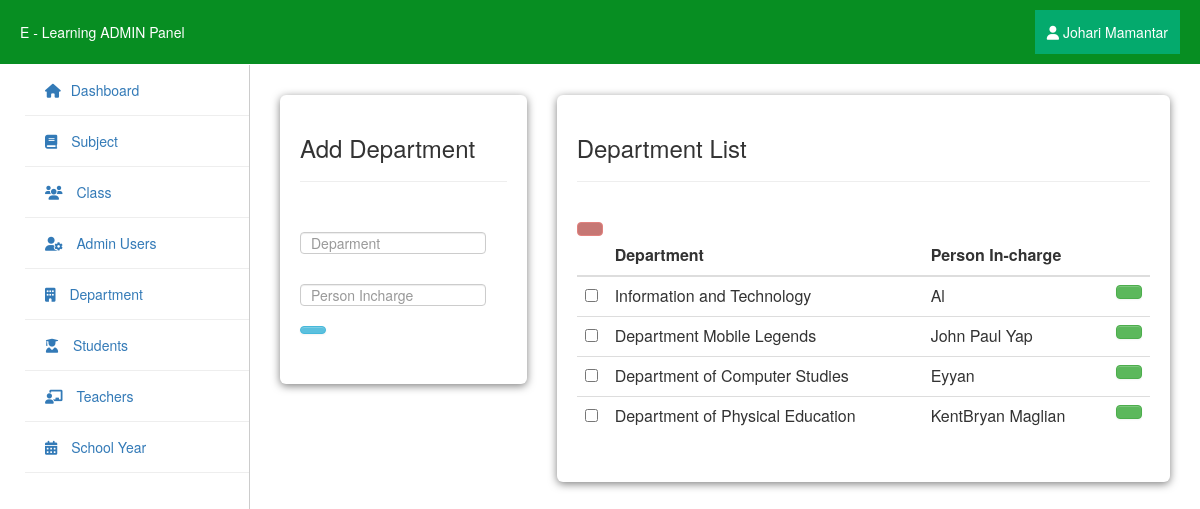
Screenshot of /php/admin/department.php (signed in) with the database file from the repository.
### tables this page shows
CREATE TABLE `users` (
  `user_id` int(11) NOT NULL,
  `username` varchar(255) NOT NULL,
  `password` varchar(255) NOT NULL,
  `firstname` varchar(255) NOT NULL,
  `lastname` varchar(255) NOT NULL
);

CREATE TABLE `department` (
  `department_id` int(11) NOT NULL,
  `department_name` varchar(255) NOT NULL,
  `dean` varchar(255) NOT NULL
);

### php/admin/session.php (called while the page is built, shortened)
<?php
$session_id=$_SESSION['id'];
?>

### php/admin/department.php (the view, shortened to what this page needs)
<?php include "navbar.php" ?>
<?php include "sidebar.php" ?>
<html>
<body class="column_style">
    <div class="main">
        <div class="card1">
            <h3>Add Department</h3>
            <hr>
            <br>
            <div class="stats-grid">
                <form method="post">
                    <div class="control-group">
                        <div class="controls">
                            <input class="input focused" id="focusedInput" name="d" type="text" placeholder="Deparment">
                        </div>
                    </div>
                    <div class="control-group">
                        <div class="controls">
                            <input class="input focused" id="focusedInput" name="pi" type="text"
                                placeholder="Person Incharge">
                        </div>
                    </div>
                    <div class="control-group">
                        <div class="controls">
                            <button name="save" class="btn btn-info"></button>
                        </div>
                    </div>
                </form>
            </div>
        </div>
        <div class="card2">
            <h3>Department List</h3>
            <hr>
            <br>
            <div class="stats-grid">
                <form action="delete_department.php" method="post">
                    <table cellpadding="0" cellspacing="0" border="0" class="table" id="example">
                        <a data-toggle="modal" href="#department_delete" id="deleteBtn" class="btn btn-danger"
                            name=""><ion-icon name="trash-outline"></ion-icon></a>
                        <thead>
                            <tr>
                                <th></th>
                                <th>Department</th>
                                <th>Person In-charge</th>
                                <th></th>
                            </tr>
                        </thead>
                        <tbody>
                            <?php
                            $user_query = mysqli_query($conn, "select * from department") or die;
                            while ($row = mysqli_fetch_array($user_query)) {
                                $id = $row['department_id'];
                                ?>
                                <tr>
                                    <td width="30">
                                        <input class="optionsCheckbox"  name="selector[]" type="checkbox"
                                            value="<?php echo $id; ?>">
                                    </td>
                                    <td><?php echo $row['department_name']; ?></td>
                                    <td><?php echo $row['dean']; ?></td>
                                    <td width="30"><a href="edit_department.php<?php echo '?id=' . $id; ?>"
                                            class="btn btn-success"><ion-icon name="create-outline"></ion-icon></a></td>
                                </tr>
                            <?php } ?>
                        </tbody>
                    </table>
                </form>
            </div>
        </div>
    </div>
</body>
</html>

### php/admin/navbar.php (shortened to what this page needs)
<?php include "header.php" ?>
<?php include "session.php" ?>
<html>
<div class="navbar-fixed-top">
    <div>E - Learning ADMIN Panel</div>
    <?php $query = mysqli_query($conn, "select * from users where user_id = '$session_id'") or die;
    $row = mysqli_fetch_array($query);
    ?>
    <div class="dropdown">
        <button class="dropbtn"> <i class="fa fa-user"></i>
            <?php echo $row['firstname'] . " " . $row['lastname']; ?></button>
    </div>
</div>
</html>

### php/admin/assets/datatables.css (style rules this page uses)
table.table { clear: both; margin-bottom: 6px !important; max-width: none !important; }

### php/admin/assets/style.css (style rules this page uses)
* { margin: 0; padding: 0; box-sizing: border-box; }
.controls .btn { height: 30px; width: 50px; }

### php/admin/assets/dashboard_style.css (style rules this page uses)
* { box-sizing: border-box; margin: 0; padding: 0; }
body { font-family: Arial, sans-serif; background: #f5f5f5; padding-top: 65px; }
.navbar-fixed-top { background-color: rgb(7, 142, 34); color: white; padding: 10px 20px; display: flex; justify-content: space-between; align-items: center; position: fixed; top: 0; left: 0; width: 100%; z-index: 1000; }
.main { margin-left: 250px; padding: 30px; }
.stats-grid { display: grid; grid-template-columns: repeat(auto-fit, minmax(180px, 1fr)); gap: 20px; }
.column_style .main { display: flex; flex-direction: row; margin-left: 250px; padding: 30px; }
.column_style .card1 { background: rgb(255, 255, 255); padding: 20px; border-radius: 6px; box-shadow: 0 2px 8px rgba(0, 0, 0, 0.5); width: 350px; height: fit-content; }
.column_style .card2 { background: rgb(255, 255, 255); padding: 20px; border-radius: 6px; box-shadow: 0 2px 8px rgba(0, 0, 0, 0.5); width: 900px; height: auto; margin-left: 30px; }
.column_style .stats-grid { display: grid; grid-template-columns: repeat(auto-fit, minmax(180px, 1fr)); gap: 20px; }
a { color: #0060b6; text-decoration: none; }
.dropbtn { background-color: #04aa6d; color: white; padding: 12px; font-size: 14px; border: none; }
.dropdown { position: relative; display: inline-block; }
input[type="text"], input[type="password"] { width: 90%; padding: 10px; margin: 10px 0; }

### php/admin/sidebar.php (style rules this page uses)
a { text-decoration: none; }

### rows the page displays
users: firstname "Johari", lastname "Mamantar"
department: department_name "Information and Technology", dean "Al"
department: department_name "Department Mobile Legends", dean "John Paul Yap"
department: department_name "Department of Computer Studies", dean "Eyyan"
department: department_name "Department of Physical Education", dean "KentBryan Maglian"
